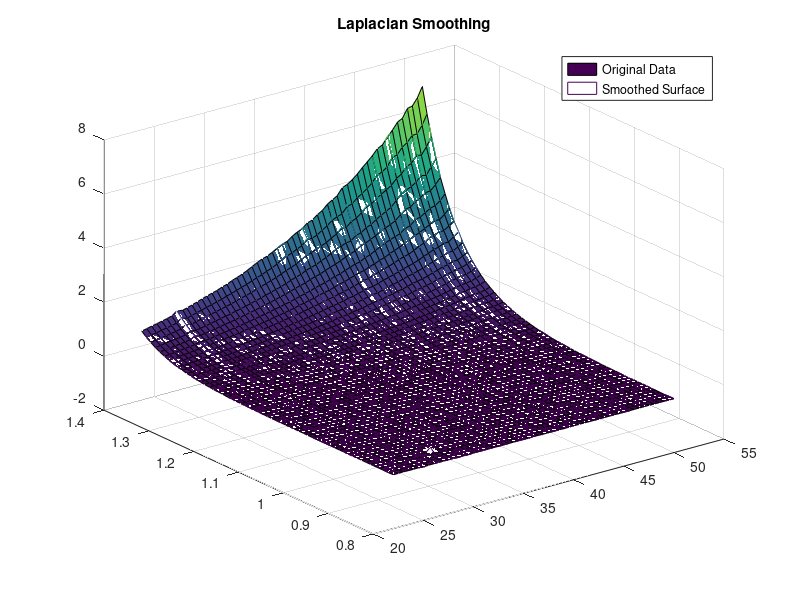

This figure's MATLAB source:
clear all
close all


% 데이터 생성
% [x, y] = meshgrid(linspace(-5, 5, 10), linspace(-5, 5, 10));
% z = peaks(x, y);
load("fitting_3d_sample.mat");
x = fitting_3d_sample.x;
y = fitting_3d_sample.y;
z = fitting_3d_sample.z;

% 라플라스 스무딩
lambda = 0.5; % 스무딩 강도 (0에 가까울수록 강하게 스무딩)
z_smooth = z - lambda * del2(z);

% 결과 표시
figure;
surf(x, y, z);
hold on;
mesh(x, y, z_smooth);
title('Laplacian Smoothing');
legend('Original Data', 'Smoothed Surface');